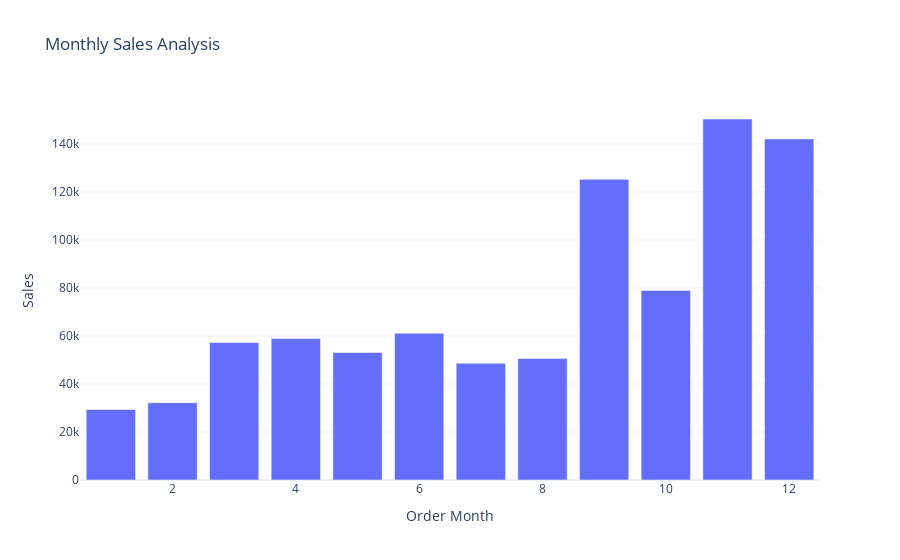

The cell this chart's notebook holds for it:
### Code cell
fig = px.bar(Sales_by_month,
            
              x='Order Month',
              y= 'Sales',
              title= 'Monthly Sales Analysis')
fig. show()

### Figure 1 — Plotly figure (JSON) as saved in the notebook; plotly's stock layout.template omitted (floating-point values rounded to 4 significant figures)
{"data": [{"alignmentgroup": "True", "hovertemplate": "Order Month=%{x}<br>Sales=%{y}<extra></extra>", "legendgroup": "", "marker": {"color": "#636efa", "pattern": {"shape": ""}}, "name": "", "offsetgroup": "", "orientation": "v", "showlegend": false, "textposition": "auto", "type": "bar", "x": [1, 2, 3, 4, 5, 6, 7, 8, 9, 10, 11, 12], "xaxis": "x", "y": [29370.0, 32170.0, 57260.0, 58890.0, 53130.0, 61140.0, 48620.0, 50660.0, 125200.0, 78960.0, 150400.0, 142100.0], "yaxis": "y"}], "layout": {"autosize": true, "barmode": "relative", "legend": {"tracegroupgap": 0}, "title": {"text": "Monthly Sales Analysis"}, "xaxis": {"anchor": "y", "autorange": true, "domain": [0, 1], "range": [0.5, 12.5], "title": {"text": "Order Month"}, "type": "linear"}, "yaxis": {"anchor": "x", "autorange": true, "domain": [0, 1], "range": [0, 158300.0], "title": {"text": "Sales"}, "type": "linear"}}}
